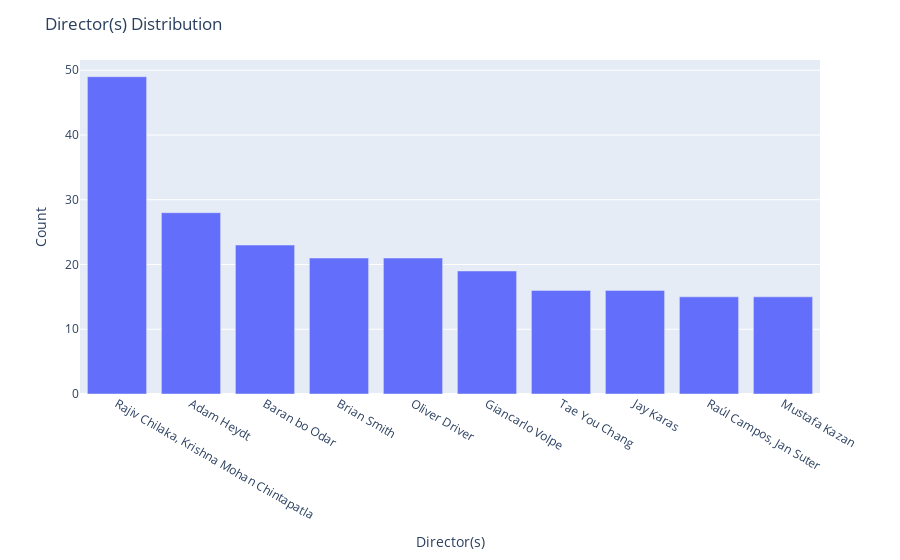

Notebook cell for this chart:
### Markdown cell above
### Director

### Code cell
fig = px.bar(data_frame = movie[~(movie['Director'] == "")]['Director'].value_counts().reset_index().head(10),
             x = 'index', y = 'Director')

fig.update_layout(title = 'Director(s) Distribution',
                  xaxis_title = 'Director(s)',
                  yaxis_title = 'Count')

fig.show()

### Figure 1 — Plotly figure (JSON) as saved in the notebook; plotly's stock layout.template omitted (floating-point values rounded to 4 significant figures)
{"data": [{"alignmentgroup": "True", "hovertemplate": "index=%{x}<br>Director=%{y}<extra></extra>", "legendgroup": "", "marker": {"color": "#636efa", "pattern": {"shape": ""}}, "name": "", "offsetgroup": "", "orientation": "v", "showlegend": false, "textposition": "auto", "type": "bar", "x": ["Rajiv Chilaka, Krishna Mohan Chintapatla", "Adam Heydt", "Baran bo Odar", "Brian Smith", "Oliver Driver", "Giancarlo Volpe", "Tae You Chang", "Jay Karas", "Raúl Campos, Jan Suter", "Mustafa Kazan"], "xaxis": "x", "y": [49, 28, 23, 21, 21, 19, 16, 16, 15, 15], "yaxis": "y"}], "layout": {"barmode": "relative", "legend": {"tracegroupgap": 0}, "margin": {"t": 60}, "title": {"text": "Director(s) Distribution"}, "xaxis": {"anchor": "y", "domain": [0, 1], "title": {"text": "Director(s)"}, "type": "category", "range": [-0.5, 9.5], "autorange": true}, "yaxis": {"anchor": "x", "domain": [0, 1], "title": {"text": "Count"}, "type": "linear", "range": [0, 51.58], "autorange": true}, "autosize": true}}
